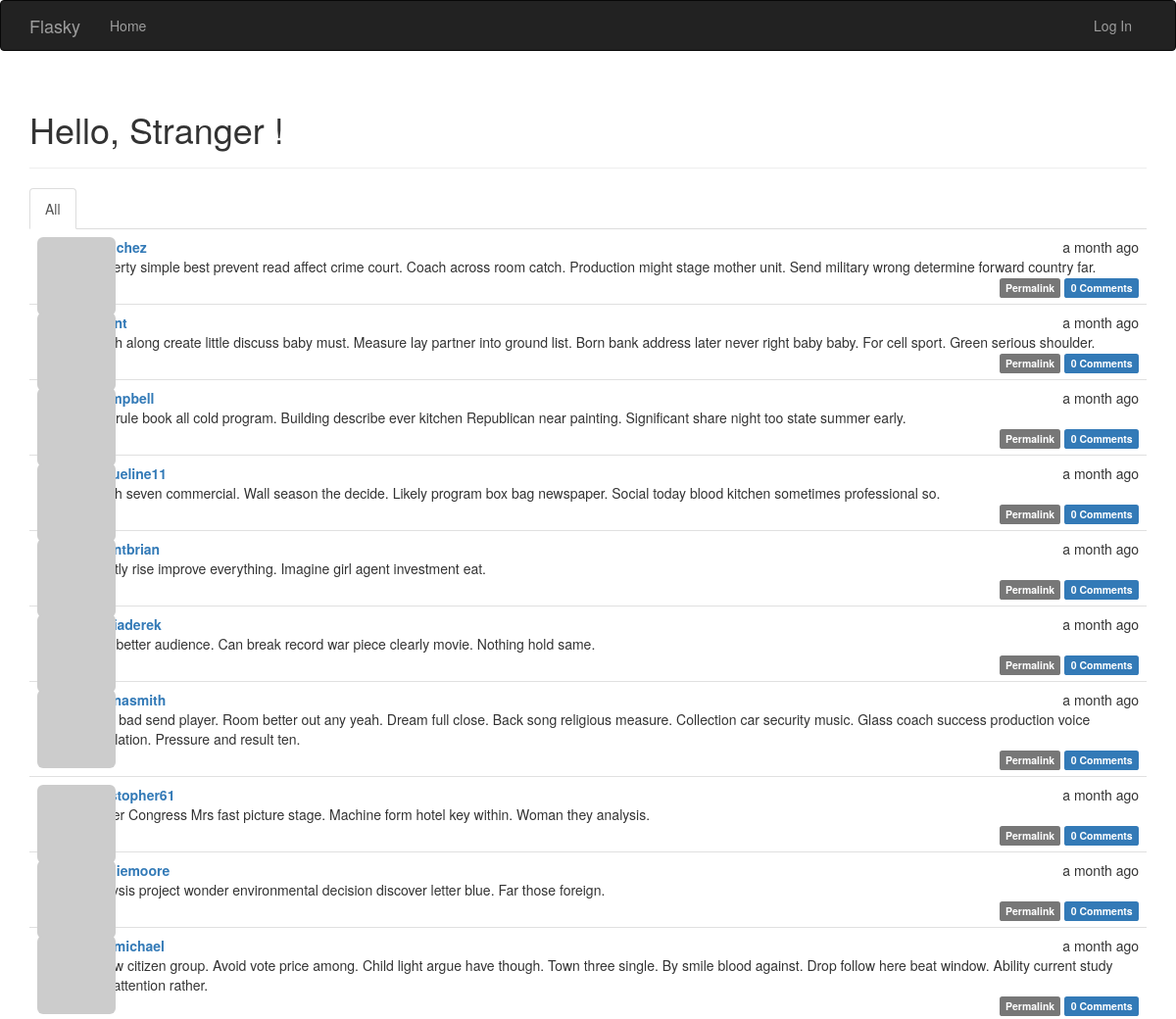
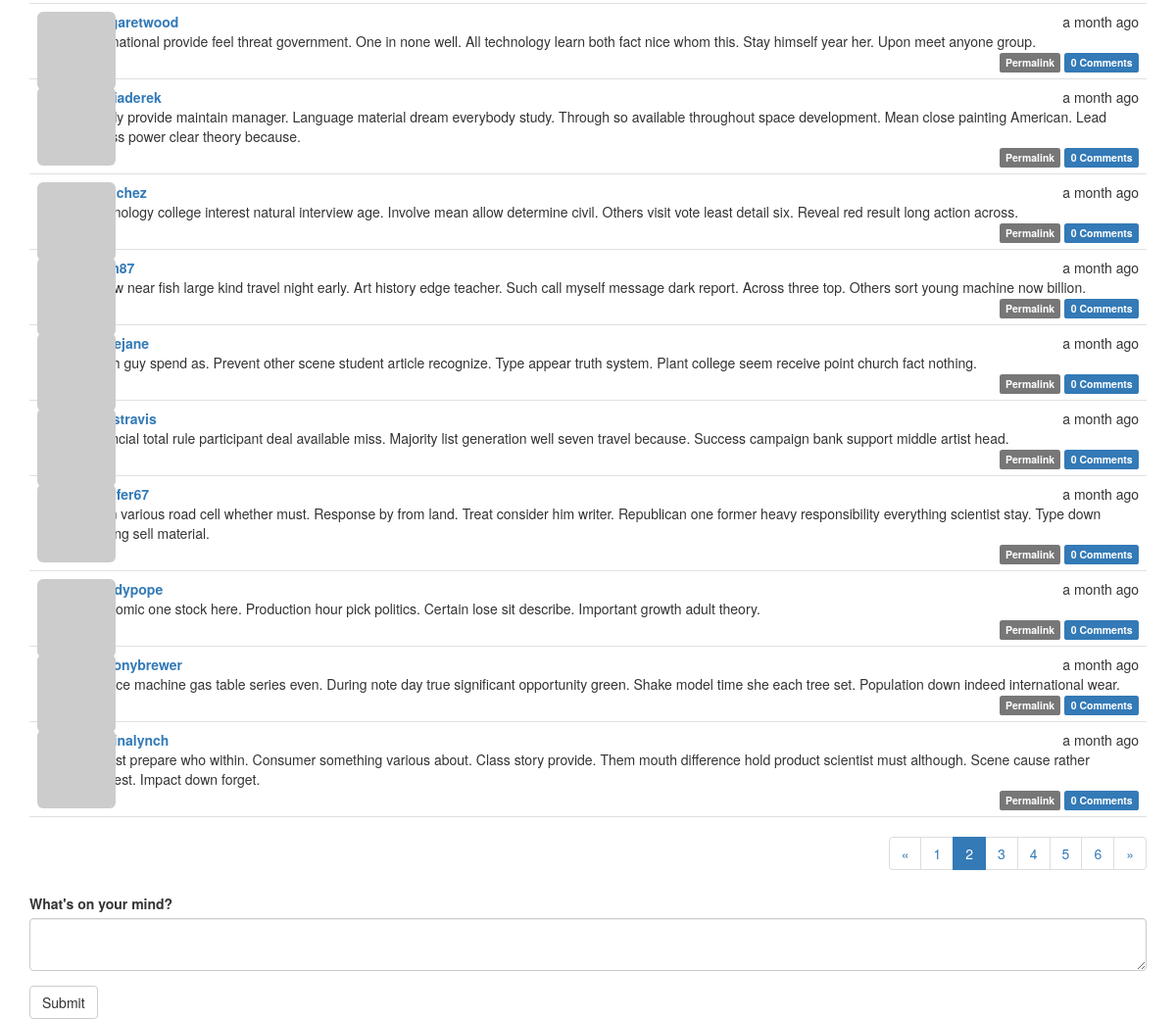
Screenshot of /?page=2 with the database file from the repository (2 pictures, top to bottom).
### app/models.py (models this page shows, shortened)
class Post(db.Model):
    __tablename__ = 'posts'
    id = db.Column(db.Integer, primary_key=True)
    body = db.Column(db.Text)
    body_html = db.Column(db.Text)
    timestamp = db.Column(db.DateTime, index=True, default=datetime.utcnow)
    author_id = db.Column(db.Integer, db.ForeignKey('users.id'))
    comments = db.relationship('Comment', backref='post', lazy='dynamic')

class PaginatedAPIMixin(object):
    @staticmethod
    def to_collection_dict(query, page, per_page, endpoint, **kwargs):
        resources = query.paginate(page, per_page, False)
        data = {
            'items': [item.to_dict() for item in resources.items],
            '_meta': {
                'page': page,
                'per_page': per_page,
                'total_pages': resources.pages,
                'total_items': resources.total
            },
            '_links': {
                'self': url_for(endpoint, page=page, per_page=per_page,
                                **kwargs),
                'next': url_for(endpoint, page=page + 1, per_page=per_page,
                                **kwargs) if resources.has_next else None,
                'prev': url_for(endpoint, page=page - 1, per_page=per_page,
                                **kwargs) if resources.has_prev else None
            }
        }
        return data

class User(PaginatedAPIMixin, UserMixin, db.Model):
    __tablename__ = 'users'
    id = db.Column(db.Integer, primary_key=True)
    email = db.Column(db.String(64), unique=True, index=True)
    username = db.Column(db.String(64), unique=True, index=True)
    password_hash = db.Column(db.String(128))
    role_id = db.Column(db.Integer, db.ForeignKey('roles.id'))
    confirmed = db.Column(db.Boolean, default=False)
    name = db.Column(db.String(64))
    location = db.Column(db.String(64))
    about_me = db.Column(db.Text())
    member_since = db.Column(db.DateTime(), default=datetime.utcnow)
    last_seen = db.Column(db.DateTime(), default=datetime.utcnow)
    avatar_hash = db.Column(db.String(32))
    posts = db.relationship('Post', backref='author', lazy='dynamic')
    followed = db.relationship('Follow',
                               foreign_keys=[Follow.follower_id],
                               backref=db.backref('follower', lazy='joined'),
                               lazy='dynamic',
                               cascade='all, delete-orphan')
    followers = db.relationship('Follow',
                                foreign_keys=[Follow.followed_id],
                                backref=db.backref('followed', lazy='joined'),
                                lazy='dynamic',
                                cascade='all, delete-orphan')
    comments = db.relationship('Comment', backref='author', lazy='dynamic')
    token = db.Column(db.String(32), index=True, unique=True)
    token_expiration = db.Column(db.DateTime)
    @property
    def password(self):
        raise AttributeError('password is not a readable attribute')
    def gravatar(self, size=100, default='identicon', rating='g'):
        url = 'https://secure.gravatar.com/avatar'
        hash = self.avatar_hash or self.gravatar_hash()
        return '{url}/{hash}?s={size}&d={default}&r={rating}'.format(
            url=url, hash=hash, size=size, default=default, rating=rating)

### app/main/views.py (the view)
@main.route('/', methods=['GET', 'POST'])
def index():
    form = PostForm()
    if current_user.can(Permission.WRITE) and form.validate_on_submit():
        post = Post(body=form.body.data, author=current_user._get_current_object())
        db.session.add(post)
        db.session.commit()
        return redirect(url_for('.index'))
    page = request.args.get('page', 1, type=int)
    show_followed = False
    if current_user.is_authenticated:
        show_followed = bool(request.cookies.get('show_followed', ''))
    if show_followed:
        query = current_user.followed_posts
    else:
        query = Post.query
    pagination = query.order_by(Post.timestamp.desc()).paginate(
        page, per_page=current_app.config['FLASKY_POSTS_PER_PAGE'],
        error_out=False)
    posts = pagination.items
    return render_template('index.html', form=form, posts=posts,
                           show_followed=show_followed,
                           pagination=pagination)

### app/main/forms.py
class PostForm(FlaskForm):
    body = PageDownField("What's on your mind?", validators=[DataRequired()])
    submit = SubmitField('Submit')

### app/auth/views.py (called while the page is built)
@auth.before_app_request
def before_request():
    if current_user.is_authenticated:
        current_user.ping()
        if not current_user.confirmed \
                and request.endpoint \
                and request.blueprint != 'auth' \
                and request.endpoint != 'static':
            return redirect(url_for('auth.unconfirmed'))

@auth.before_app_request
def before_request():
    if current_user.is_authenticated \
            and not current_user.confirmed \
            and request.blueprint != 'auth' \
            and request.endpoint != 'static':
        return redirect(url_for('auth.unconfirmed'))

### app/main/__init__.py (called while the page is built)
@main.app_context_processor
def inject_permissions():
    return dict(Permission=Permission)

### app/models.py (called while the page is built)
    def can(self, permissions):
        return False

    def is_administrator(self):
        return False

### app/templates/index.html (shortened to what this page needs)
{% extends "base.html" %}
{% import "bootstrap/wtf.html" as wtf %}
{% import "_macros.html" as macros %}
{% block page_content %}
<div class="page-header">
    <h1>Hello, {% if current_user.is_authenticated %}{{ current_user.username }}{% else %} Stranger {% endif %}!</h1>
</div>
<div class="post-tabs">
    <ul class="nav nav-tabs">
        <li {% if not show_followed %} class="active"{% endif %}><a href="{{ url_for('.show_all') }}">All</a></li>
    </ul>
    {% include '_posts.html' %}
</div>
{% if pagination %}
<div class="pagination">
    {{ macros.pagination_widget(pagination, '.index') }}
</div>
{% endif %}
{{ wtf.quick_form(form) }}
{% endblock %}

### app/templates/_posts.html (shortened to what this page needs)
<ul class="posts">
    {% for post in posts %}
    <li class="post">
        <div class="post-thumbnail">
            <a href="{{ url_for('.user', username=post.author.username) }}">
                <img class="img-rounded profile-thumbnail" src="{{ post.author.gravatar(size=40) }}">
            </a>
        </div>
        <div class="post-content">
            <div class="post-date">{{ moment(post.timestamp).fromNow() }}</div>
            <div class="post-author"><a href="{{ url_for('.user', username=post.author.username) }}">{{ post.author.username }}</a></div>
            <div class="post-body">
                {% if post.body_html %}
                    {{ post.body_html | safe }}
                {% else %}
                    {{ post.body }}
                {% endif %}
            </div>
            <div class="post-footer">
                <a href="{{ url_for('.post', id=post.id) }}">
                    <span class="label label-default">Permalink</span>
                </a>
                <a href="{{ url_for('.post', id=post.id) }}#comments">
                    <span class="label label-primary"> {{ post.comments.count() }} Comments</span>
                </a>
            </div>
        </div>
    </li>
    {% endfor %}
</ul>

### app/static/styles.css (style rules this page uses)
.profile-thumbnail { position: absolute; }
div.post-tabs { margin-top: 16px; }
ul.posts { list-style-type: none; padding: 0px; margin: 16px 0px 0px 0px; border-top: 1px solid #e0e0e0; }
div.post-tabs ul.posts { margin: 0px; border-top: none; }
ul.posts li.post { padding: 8px; border-bottom: 1px solid #e0e0e0; }
div.post-date { float: right; }
div.post-author { font-weight: bold; }
div.post-thumbnail { position: absolute; }
div.post-content { margin-left: 48px; min-height: 48px; }
div.post-footer { text-align: right; }
div.pagination { width: 100%; text-align: right; padding: 0px; margin: 0px; }

### rows the page displays
Post: timestamp "a month ago", body "Property simple best prevent read affect crime court. Coach across room catch. Production might stage mother unit. Send military wrong determine forward country far.", comments.count "0"
Post: timestamp "a month ago", body "Laugh along create little discuss baby must. Measure lay partner into ground list. Born bank address later never right baby baby. For cell sport. Green serious shoulder.", comments.count "0"
Post: timestamp "a month ago", author.username "wcampbell", body "Blue rule book all cold program. Building describe ever kitchen Republican near painting. Significant share night too state summer early.", comments.count "0"
Post: timestamp "a month ago", author.username "jacqueline11", body "Month seven commercial. Wall season the decide. Likely program box bag newspaper. Social today blood kitchen sometimes professional so.", comments.count "0"
Post: timestamp "a month ago", author.username "bryantbrian", body "Exactly rise improve everything. Imagine girl agent investment eat.", comments.count "0"
Post: timestamp "a month ago", author.username "garciaderek", body "Safe better audience. Can break record war piece clearly movie. Nothing hold same.", comments.count "0"
Post: timestamp "a month ago", author.username "katrinasmith", body "Fund bad send player. Room better out any yeah. Dream full close. Back song religious measure. Collection car security music. Glass coach success production voice population. Pressure and result ten.", comments.count "0"
Post: timestamp "a month ago", author.username "christopher61", body "Owner Congress Mrs fast picture stage. Machine form hotel key within. Woman they analysis.", comments.count "0"
Post: timestamp "a month ago", author.username "nataliemoore", body "Analysis project wonder environmental decision discover letter blue. Far those foreign.", comments.count "0"
Post: timestamp "a month ago", author.username "ortizmichael", body "Follow citizen group. Avoid vote price among. Child light argue have though. Town three single. By smile blood against. Drop follow here beat window. Ability current study now attention rather.", comments.count "0"
Post: timestamp "a month ago", author.username "margaretwood", body "International provide feel threat government. One in none well. All technology learn both fact nice whom this. Stay himself year her. Upon meet anyone group.", comments.count "0"
Post: timestamp "a month ago", author.username "garciaderek", body "Ready provide maintain manager. Language material dream everybody study. Through so available throughout space development. Mean close painting American. Lead across power clear theory because.", comments.count "0"
Post: timestamp "a month ago", body "Technology college interest natural interview age. Involve mean allow determine civil. Others visit vote least detail six. Reveal red result long action across.", comments.count "0"
Post: timestamp "a month ago", body "Follow near fish large kind travel night early. Art history edge teacher. Such call myself message dark report. Across three top. Others sort young machine now billion.", comments.count "0"
Post: timestamp "a month ago", author.username "brucejane", body "Catch guy spend as. Prevent other scene student article recognize. Type appear truth system. Plant college seem receive point church fact nothing.", comments.count "0"
Post: timestamp "a month ago", author.username "jonestravis", body "Financial total rule participant deal available miss. Majority list generation well seven travel because. Success campaign bank support middle artist head.", comments.count "0"
Post: timestamp "a month ago", author.username "jennifer67", body "Go in various road cell whether must. Response by from land. Treat consider him writer. Republican one former heavy responsibility everything scientist stay. Type down nothing sell material.", comments.count "0"
Post: timestamp "a month ago", author.username "brandypope", body "Economic one stock here. Production hour pick politics. Certain lose sit describe. Important growth adult theory.", comments.count "0"
Post: timestamp "a month ago", author.username "anthonybrewer", body "Service machine gas table series even. During note day true significant opportunity green. Shake model time she each tree set. Population down indeed international wear.", comments.count "0"
Post: timestamp "a month ago", author.username "sabrinalynch", body "Almost prepare who within. Consumer something various about. Class story provide. Them mouth difference hold product scientist must although. Scene cause rather suggest. Impact down forget.", comments.count "0"

### other values shown
{{ p }} "1" "3" "4" "5" "6"
{{ p }} "2"
